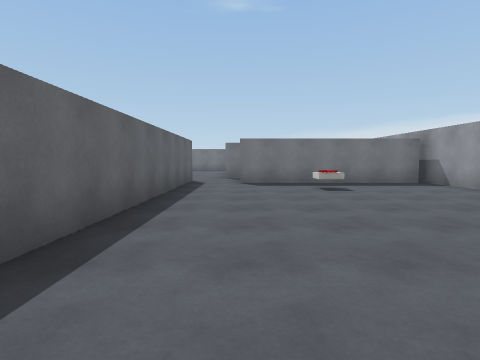
[1] (above)

24 first-person views from a walk through a scene from a Unity 3-D project. The camera is 1.3 m above the floor, tilts 4° down and sees 80° across. The floor is counted in squares, 2 m on a side. Each view is taken from the middle of a square. On the plan, view 1 faces up. The plan holds only what a view shows up to about 9 squares ahead; the rest is blank. The player character is not drawn. Surface patterns are stand-ins for the level's own textures.

[2]
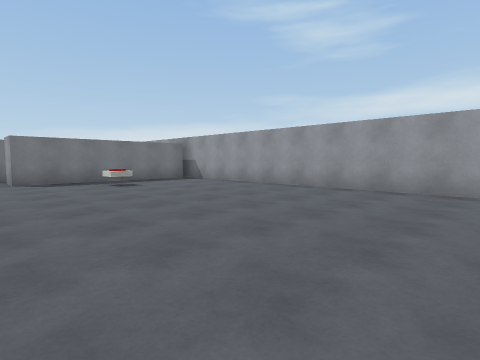

[3]
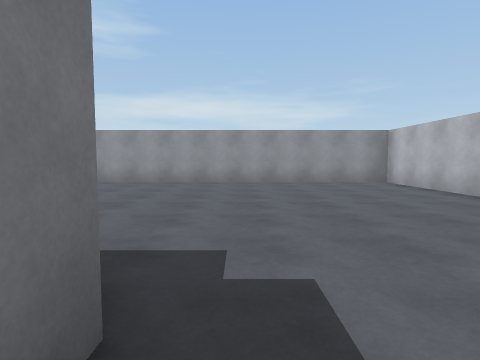

[4]
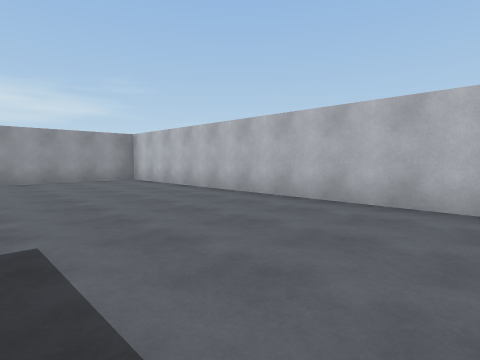

[5]
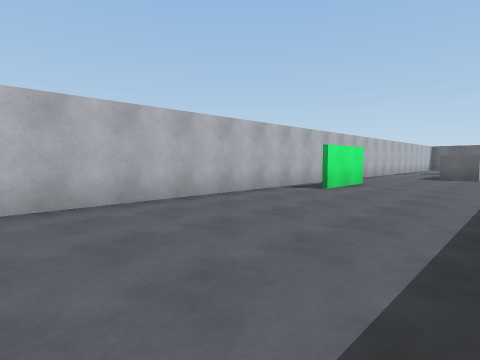

[6]
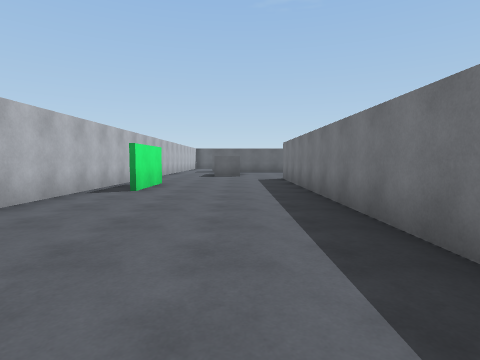

[7]
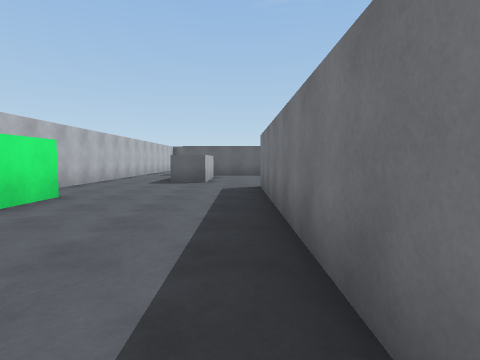

[8]
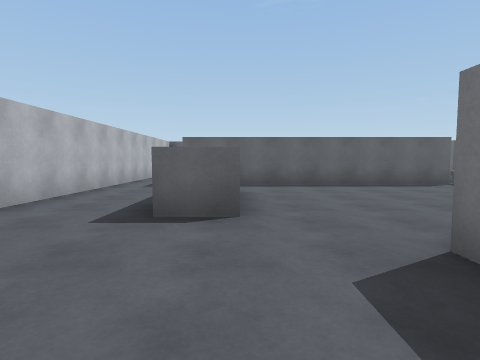

[9]
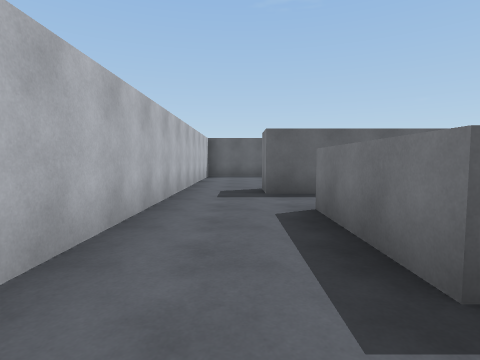

[10]
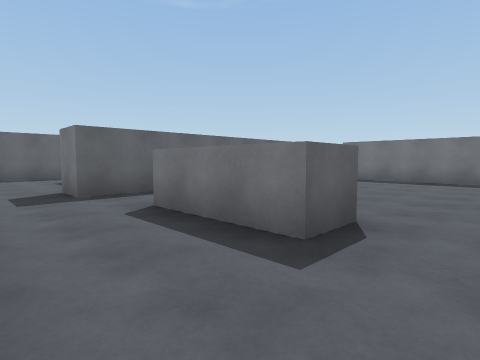

[11]
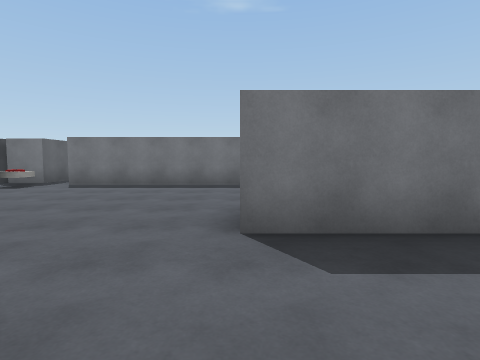

[12]
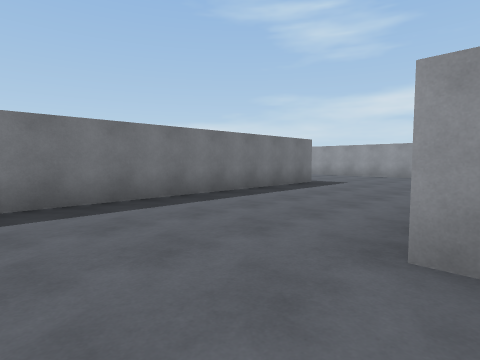

[13]
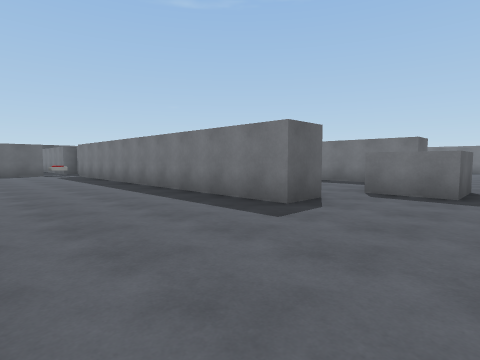

[14]
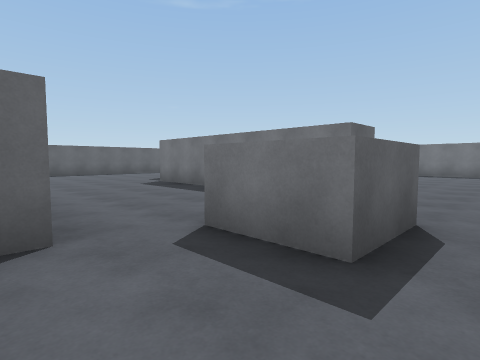

[15]
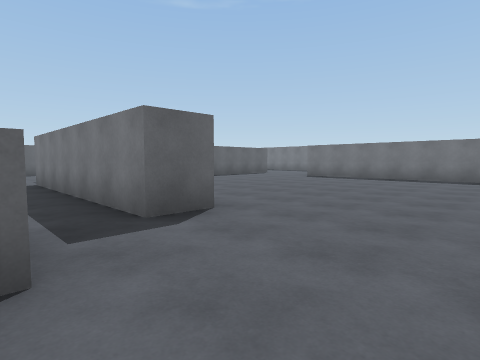

[16]
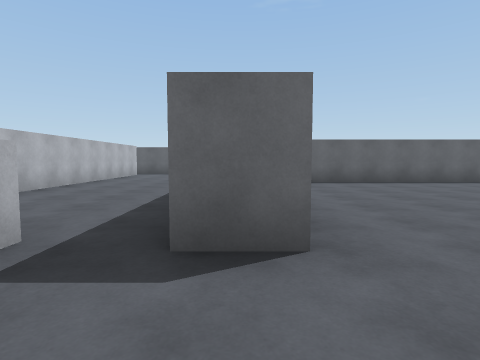

[17]
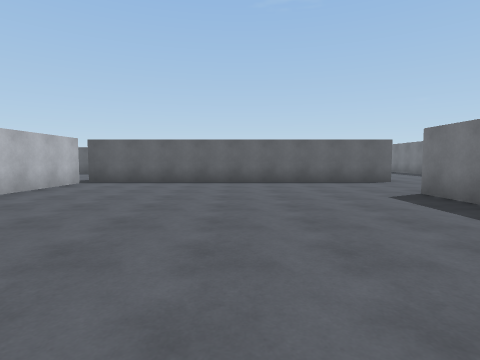

[18]
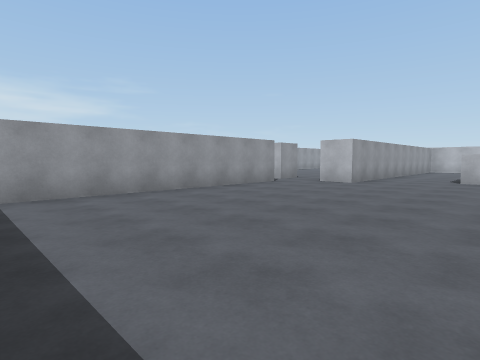

[19]
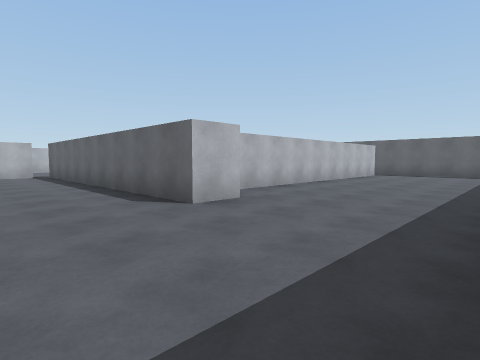

[20]
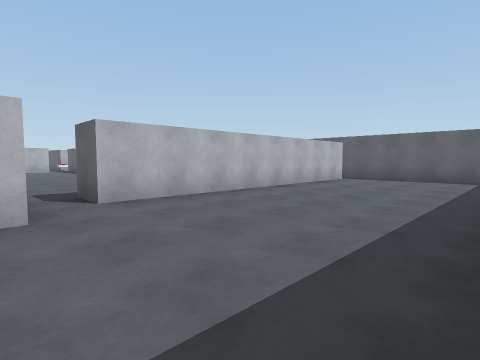

[21]
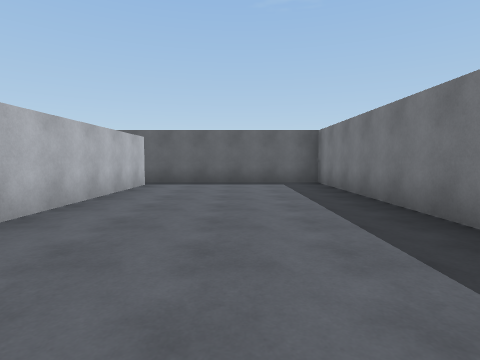

[22]
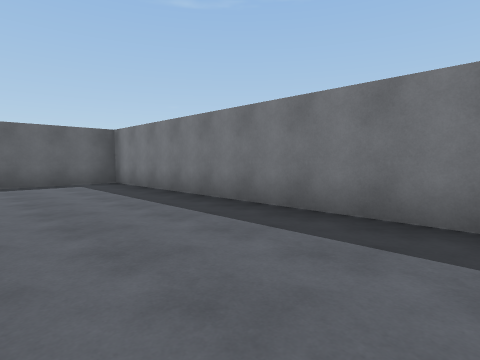

[23]
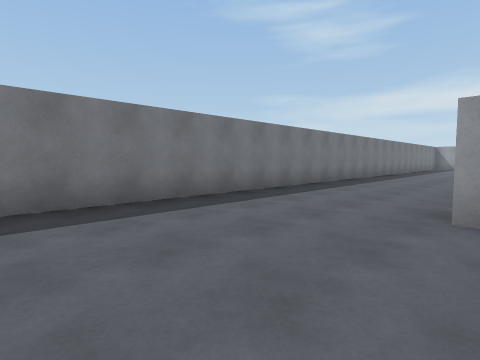

[24]
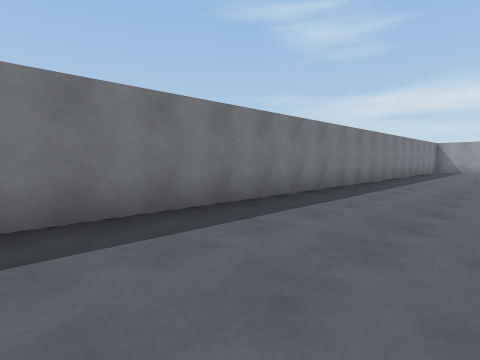

### Floor plan
Ten units are one square. View 1 is at (0, 0); x grows to the right and y downward. Boxes are objects, and circles mark ways between rooms. Rooms are numbered by the first view taken in them; rooms with no view inside come last. Other rooms are left out.
<svg viewBox="-237 -227 295 294">
<path fill="none" stroke="#000" d="M-20 15 -120 15M-100 52 -80 52M-15 -90 -15 -18M51 -80 0 -80 0 -90M-132 30 -132 40M-134 62 53 62 53 -85M-120 -95 -92 -95M-60 -96 -60 -85 -120 -85M-136 -185 -125 -185 -125 -95M-81 -175 -95 -175M-130 -45 -98 -45M-175 -51 -175 -40M-65 -46 -65 -35 -165 -35M-39 -175 -54 -175M-25 -78 -25 -90 -15 -90M-175 -25 -175 25M-5 -100 -5 -166M-225 -175 -145 -175 -145 -165M-25 -222 -232 -222 -232 -172M-141 30 -132 30M-186 62 -134 62M-175 25 -175 45 -185 45M-132 40 -158 40"/>
<rect x="15" y="-65" width="10" height="10" fill="#bbb"><title>other object</title></rect>
<rect x="-185" y="-35" width="20" height="10" fill="#bbb"><title>other object</title></rect>
<rect x="-65" y="-75" width="20" height="20" fill="#bbb"><title>other object</title></rect>
<circle cx="-10" cy="-85" r="3" fill="#2a7"/>
<circle cx="-123" cy="20" r="3" fill="#2a7"/>
<circle cx="-145" cy="55" r="3" fill="#2a7"/>
<circle cx="-165" cy="35" r="3" fill="#2a7"/>
<text x="-10" y="10">1</text>
<text x="-120" y="-120">2</text>
<text x="-160" y="50">3</text>
</svg>
Room 1 opens to room 2. Room 1 opens to room 3. Room 2 opens to room 3.

Where each view was taken, in squares from view 1:
view 1: 0 up, 0 right, facing up
view 2: 1 down, 1 left, facing up-right
view 3: 2 down, 3 left, facing right
view 4: 2 down, 4 left, facing down-right
view 5: 2 down, 2 left, facing down-left
view 6: 3 down, 2 left, facing left
view 7: 2 down, 5 left, facing left
view 8: 3 down, 10 left, facing left
view 9: 5 down, 12 left, facing left
view 10: 6 down, 12 left, facing up-left
view 11: 4 down, 12 left, facing up
view 12: 1 down, 14 left, facing up-right
view 13: 0 up, 4 left, facing up-left
view 14: 4 up, 4 left, facing up-left
view 15: 7 up, 3 left, facing up-left
view 16: 9 up, 4 left, facing left
view 17: 14 up, 4 left, facing left
view 18: 17 up, 6 left, facing down-right
view 19: 22 up, 10 left, facing down-left
view 20: 22 up, 13 left, facing down-left
view 21: 20 up, 15 left, facing left
view 22: 19 up, 15 left, facing up-left
view 23: 18 up, 17 left, facing up-right
view 24: 19 up, 12 left, facing up-right
